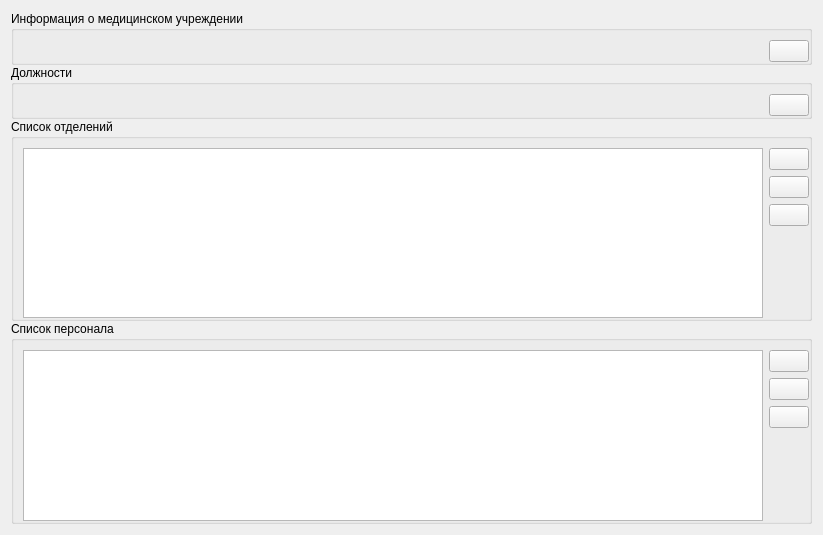
<?xml version="1.0" encoding="UTF-8"?>
<ui version="4.0">
 <class>MainDepartmentsWidget</class>
 <widget class="QWidget" name="MainDepartmentsWidget">
  <property name="geometry">
   <rect>
    <x>0</x>
    <y>0</y>
    <width>823</width>
    <height>535</height>
   </rect>
  </property>
  <property name="windowTitle">
   <string>Form</string>
  </property>
  <layout class="QVBoxLayout" name="verticalLayout_3">
   <property name="spacing">
    <number>0</number>
   </property>
   <item>
    <widget class="QGroupBox" name="groupBox_3">
     <property name="title">
      <string>Информация о медицинском учреждении</string>
     </property>
     <layout class="QHBoxLayout" name="horizontalLayout_3">
      <property name="rightMargin">
       <number>0</number>
      </property>
      <property name="bottomMargin">
       <number>0</number>
      </property>
      <item>
       <widget class="QLabel" name="m_healthFacilityInformation">
        <property name="sizePolicy">
         <sizepolicy hsizetype="Expanding" vsizetype="Expanding">
          <horstretch>0</horstretch>
          <verstretch>0</verstretch>
         </sizepolicy>
        </property>
        <property name="text">
         <string/>
        </property>
        <property name="wordWrap">
         <bool>true</bool>
        </property>
       </widget>
      </item>
      <item>
       <widget class="QPushButton" name="m_editHealthFacility">
        <property name="icon">
         <iconset resource="../resources/resources.qrc">
          <normaloff>:/edit.png</normaloff>:/edit.png</iconset>
        </property>
       </widget>
      </item>
     </layout>
    </widget>
   </item>
   <item>
    <widget class="QGroupBox" name="groupBox_4">
     <property name="title">
      <string>Должности</string>
     </property>
     <layout class="QHBoxLayout" name="horizontalLayout_4">
      <property name="rightMargin">
       <number>0</number>
      </property>
      <property name="bottomMargin">
       <number>0</number>
      </property>
      <item>
       <widget class="QLabel" name="m_positionsInformation">
        <property name="sizePolicy">
         <sizepolicy hsizetype="Expanding" vsizetype="Expanding">
          <horstretch>0</horstretch>
          <verstretch>0</verstretch>
         </sizepolicy>
        </property>
        <property name="text">
         <string/>
        </property>
       </widget>
      </item>
      <item>
       <widget class="QPushButton" name="m_editPositions">
        <property name="icon">
         <iconset resource="../resources/resources.qrc">
          <normaloff>:/edit.png</normaloff>:/edit.png</iconset>
        </property>
       </widget>
      </item>
     </layout>
    </widget>
   </item>
   <item>
    <widget class="QGroupBox" name="groupBox_2">
     <property name="title">
      <string>Список отделений</string>
     </property>
     <layout class="QHBoxLayout" name="horizontalLayout_2">
      <property name="rightMargin">
       <number>0</number>
      </property>
      <property name="bottomMargin">
       <number>0</number>
      </property>
      <item>
       <widget class="QTableView" name="m_departmentTable">
        <property name="selectionBehavior">
         <enum>QAbstractItemView::SelectRows</enum>
        </property>
        <attribute name="horizontalHeaderVisible">
         <bool>false</bool>
        </attribute>
        <attribute name="horizontalHeaderHighlightSections">
         <bool>false</bool>
        </attribute>
        <attribute name="verticalHeaderVisible">
         <bool>false</bool>
        </attribute>
       </widget>
      </item>
      <item>
       <layout class="QVBoxLayout" name="verticalLayout_2">
        <item>
         <widget class="QPushButton" name="m_addDepartment">
          <property name="icon">
           <iconset resource="../resources/resources.qrc">
            <normaloff>:/add.png</normaloff>:/add.png</iconset>
          </property>
         </widget>
        </item>
        <item>
         <widget class="QPushButton" name="m_editDepartmnet">
          <property name="icon">
           <iconset resource="../resources/resources.qrc">
            <normaloff>:/edit.png</normaloff>:/edit.png</iconset>
          </property>
         </widget>
        </item>
        <item>
         <widget class="QPushButton" name="m_deleteDepartment">
          <property name="icon">
           <iconset resource="../resources/resources.qrc">
            <normaloff>:/remove.png</normaloff>:/remove.png</iconset>
          </property>
         </widget>
        </item>
        <item>
         <spacer name="verticalSpacer_2">
          <property name="orientation">
           <enum>Qt::Vertical</enum>
          </property>
          <property name="sizeHint" stdset="0">
           <size>
            <width>20</width>
            <height>40</height>
           </size>
          </property>
         </spacer>
        </item>
       </layout>
      </item>
     </layout>
    </widget>
   </item>
   <item>
    <widget class="QGroupBox" name="groupBox">
     <property name="title">
      <string>Список персонала</string>
     </property>
     <layout class="QHBoxLayout" name="horizontalLayout">
      <property name="rightMargin">
       <number>0</number>
      </property>
      <property name="bottomMargin">
       <number>0</number>
      </property>
      <item>
       <widget class="QTableView" name="m_staffTable">
        <property name="selectionBehavior">
         <enum>QAbstractItemView::SelectRows</enum>
        </property>
        <attribute name="horizontalHeaderVisible">
         <bool>false</bool>
        </attribute>
        <attribute name="horizontalHeaderHighlightSections">
         <bool>false</bool>
        </attribute>
        <attribute name="verticalHeaderVisible">
         <bool>false</bool>
        </attribute>
       </widget>
      </item>
      <item>
       <layout class="QVBoxLayout" name="verticalLayout">
        <item>
         <widget class="QPushButton" name="m_addStaff">
          <property name="icon">
           <iconset resource="../resources/resources.qrc">
            <normaloff>:/add.png</normaloff>:/add.png</iconset>
          </property>
         </widget>
        </item>
        <item>
         <widget class="QPushButton" name="m_editStaff">
          <property name="icon">
           <iconset resource="../resources/resources.qrc">
            <normaloff>:/edit.png</normaloff>:/edit.png</iconset>
          </property>
         </widget>
        </item>
        <item>
         <widget class="QPushButton" name="m_deleteStaff">
          <property name="icon">
           <iconset resource="../resources/resources.qrc">
            <normaloff>:/remove.png</normaloff>:/remove.png</iconset>
          </property>
         </widget>
        </item>
        <item>
         <spacer name="verticalSpacer">
          <property name="orientation">
           <enum>Qt::Vertical</enum>
          </property>
          <property name="sizeHint" stdset="0">
           <size>
            <width>20</width>
            <height>40</height>
           </size>
          </property>
         </spacer>
        </item>
       </layout>
      </item>
     </layout>
    </widget>
   </item>
  </layout>
 </widget>
 <resources>
  <include location="../resources/resources.qrc"/>
 </resources>
 <connections/>
</ui>
